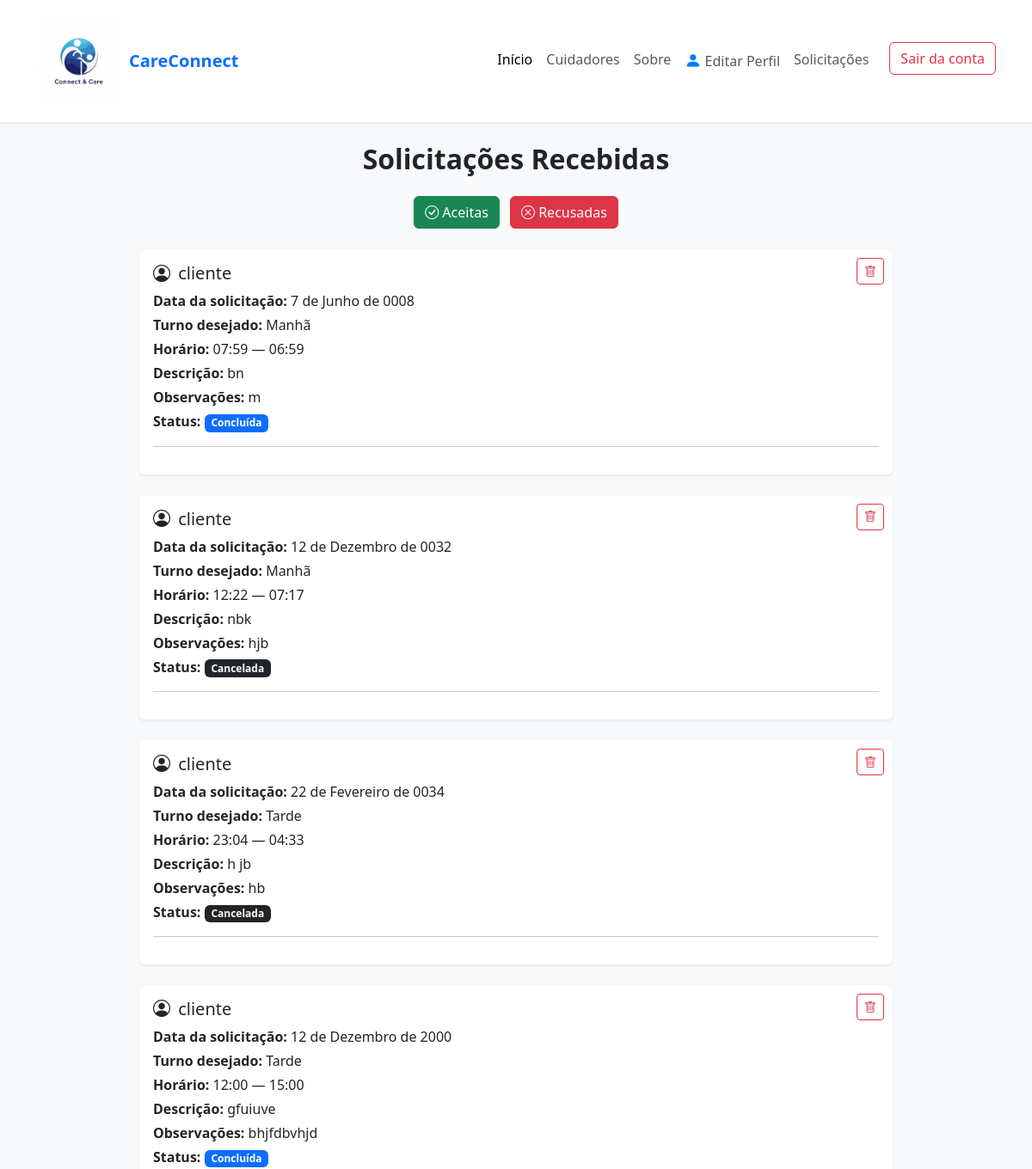
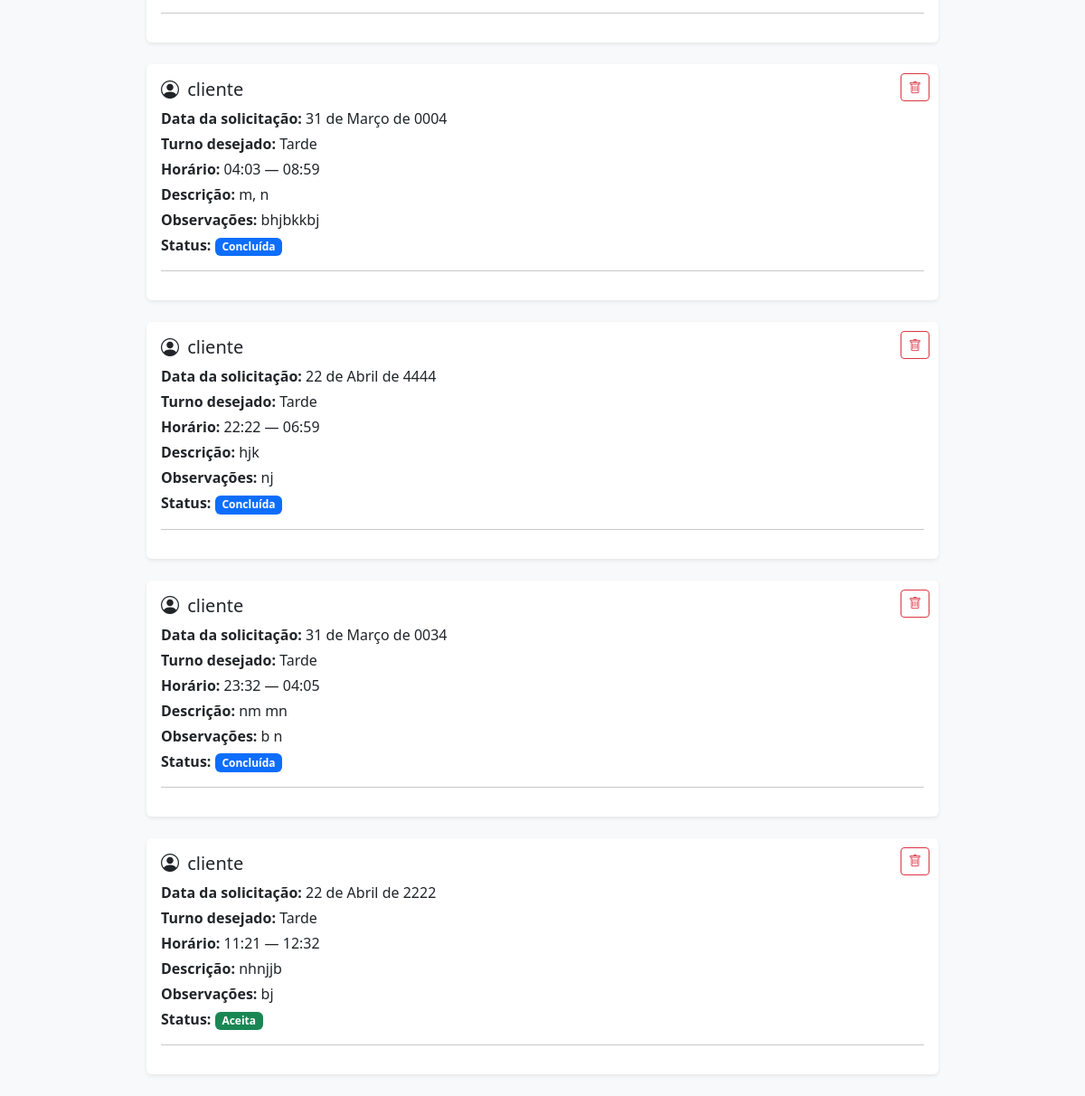
/cuidador/solicitacoes/ (signed in), run on the app's committed database (2 pictures, top to bottom).
### pfi/models.py (models this page shows, shortened)
class Solicitacao(models.Model):
    data_solicitacao=models.DateField()
    turno=models.CharField(max_length=100)
    horario_inicial=models.TimeField()
    horario_final=models.TimeField()
    status=models.CharField(max_length=100)
    observacao=models.TextField()
    descricao=models.TextField()
    cliente=models.ForeignKey(Cliente, on_delete=models.DO_NOTHING)
    cuidador=models.ForeignKey(Cuidador, on_delete=models.DO_NOTHING)

class Usuario(models.Model):
    nome = models.CharField(max_length=100)
    email = models.EmailField()
    cpf = models.CharField(max_length=20)
    telefone = models.CharField(max_length=15)
    senha = models.CharField(max_length=128)
    data_cadastro = models.DateTimeField(auto_now_add=True)
    data_nasc = models.DateField()
    foto = models.ImageField(upload_to="fotos_cuidadores/", null=True, blank=True)

### pfi/views.py (the view)
# urls.py: path("cuidador/solicitacoes/", SolicitacoesCuidadorView.as_view(), name="solicitacoes_cuidador"),
class SolicitacoesCuidadorView(ListView):
    model = Solicitacao
    template_name = "solicitacoes_cuidador.html"
    context_object_name = "solicitacoes"

### pfi/templates/solicitacoes_cuidador.html (shortened to what this page needs)
{% load static %}
<!DOCTYPE html>
<html lang="pt-br">
<head>
    <link href="https://cdn.jsdelivr.net/npm/bootstrap@5.3.0/dist/css/bootstrap.min.css" rel="stylesheet">
    <link href="https://cdn.jsdelivr.net/npm/bootstrap-icons/font/bootstrap-icons.css" rel="stylesheet">
</head>
<body class="bg-light">
    {% include 'menu.html' %}
    <div class="container mt-4" style="max-width: 900px;">
        <h2 class="mb-4 text-center fw-bold">Solicitações Recebidas</h2>
        <div class="text-center mb-4">
            <a href="{% url 'solicitacoes_aceitas' %}" class="btn btn-success me-2">
                <i class="bi bi-check-circle"></i> Aceitas
            </a>
            <a href="{% url 'solicitacoes_recusadas' %}" class="btn btn-danger">
                <i class="bi bi-x-circle"></i> Recusadas
            </a>
        </div>
        {% if solicitacoes %}
            {% for s in solicitacoes %}
            <div class="card mb-4 shadow-sm border-0" style="position: relative;">
                <div class="card-body">
                    <button class="btn btn-outline-danger btn-sm btn-lixeira" style="position: absolute; top: 10px; right: 10px;"
                        {% if s.status == 'pendente' %} disabled {% endif %}>
                        <i class="bi bi-trash"></i>
                    </button>
                    <h5 class="card-title">
                        <i class="bi bi-person-circle me-1"></i>
                        {{ s.cliente.nome }}
                    </h5>
                    <p class="mb-1"><strong>Data da solicitação:</strong> {{ s.data_solicitacao }}</p>
                    <p class="mb-1"><strong>Turno desejado:</strong> {{ s.turno }}</p>
                    <p class="mb-1"><strong>Horário:</strong> {{ s.horario_inicial }} — {{ s.horario_final }}</p>
                    <p class="mb-1"><strong>Descrição:</strong> {{ s.descricao }}</p>
                    {% if s.observacao %}
                    <p class="mb-1"><strong>Observações:</strong> {{ s.observacao }}</p>
                    {% endif %}
                    <p class="mb-2">
                        <strong>Status:</strong>
                        {% if s.status == 'pendente' %}
                        <span class="badge bg-warning">Pendente</span>
                        {% elif s.status == 'aceita' %}
                        <span class="badge bg-success">Aceita</span>
                        {% elif s.status == 'recusada' %}
                        <span class="badge bg-danger">Recusada</span>
                        {% elif s.status == 'cancelada' %}
                        <span class="badge bg-dark">Cancelada</span>
                        {% elif s.status == 'concluida' %}
                        <span class="badge bg-primary">Concluída</span>
                        {% endif %}
                    </p>
                    <hr>
                </div>
            </div>
            {% endfor %}
        {% else %}
            <p class="text-center text-muted">
                <i class="bi bi-inbox fs-3 d-block mb-2"></i>
                Nenhuma solicitação no momento.
            </p>
        {% endif %}
    </div>
</body>
</html>

### data on the page
Solicitacao: cliente.nome "cliente", data_solicitacao "7 de Junho de 0008", turno "Manhã", horario_inicial "07:59", horario_final "06:59", descricao "bn", observacao "m", status "Concluída"
Solicitacao: cliente.nome "cliente", data_solicitacao "12 de Dezembro de 0032", turno "Manhã", horario_inicial "12:22", horario_final "07:17", descricao "nbk", observacao "hjb", status "Cancelada"
Solicitacao: cliente.nome "cliente", data_solicitacao "22 de Fevereiro de 0034", turno "Tarde", horario_inicial "23:04", horario_final "04:33", descricao "h jb", observacao "hb", status "Cancelada"
Solicitacao: cliente.nome "cliente", data_solicitacao "12 de Dezembro de 2000", turno "Tarde", horario_inicial "12:00", horario_final "15:00", descricao "gfuiuve", observacao "bhjfdbvhjd", status "Concluída"
Solicitacao: cliente.nome "cliente", data_solicitacao "31 de Março de 0004", turno "Tarde", horario_inicial "04:03", horario_final "08:59", descricao "m, n", observacao "bhjbkkbj", status "Concluída"
Solicitacao: cliente.nome "cliente", data_solicitacao "22 de Abril de 4444", turno "Tarde", horario_inicial "22:22", horario_final "06:59", descricao "hjk", observacao "nj", status "Concluída"
Solicitacao: cliente.nome "cliente", data_solicitacao "31 de Março de 0034", turno "Tarde", horario_inicial "23:32", horario_final "04:05", descricao "nm mn", observacao "b n", status "Concluída"
Solicitacao: cliente.nome "cliente", data_solicitacao "22 de Abril de 2222", turno "Tarde", horario_inicial "11:21", horario_final "12:32", descricao "nhnjjb", observacao "bj", status "Aceita"
